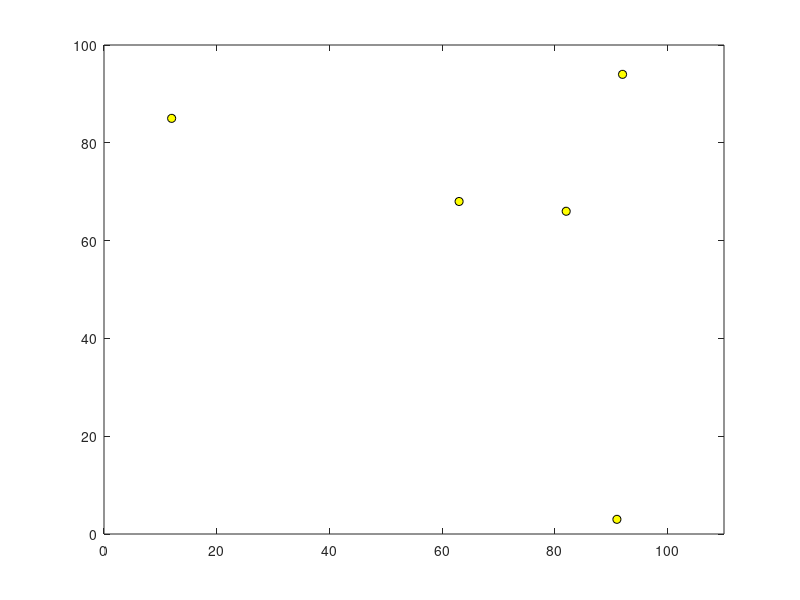

Write MATLAB code to recreate this figure. (Note: this script raises an error after producing the figure.)



x=[82 91 12 92 63];
    
y=[66 3 85 94 68];

% x=[82 91 12 92 63 9 28 55 96 97 15 98 96 49 80 14 42 92 80 96];
%     
% y=[66 3 85 94 68 76 75 39 66 17 71 3 27 4 9 83 70 32 95 3];


figure
plot(x,y,'ok', 'MarkerFaceColor','y')
axis([0 110 0 100])

pause;

aco;
